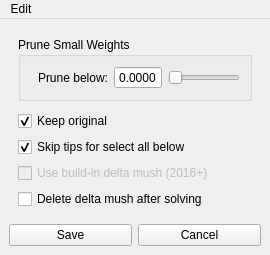
<?xml version="1.0" encoding="UTF-8"?>
<ui version="4.0">
 <class>option_win</class>
 <widget class="QMainWindow" name="option_win">
  <property name="geometry">
   <rect>
    <x>0</x>
    <y>0</y>
    <width>258</width>
    <height>247</height>
   </rect>
  </property>
  <property name="windowTitle">
   <string>MainWindow</string>
  </property>
  <widget class="QWidget" name="centralwidget">
   <layout class="QVBoxLayout" name="verticalLayout_2">
    <item>
     <widget class="QFrame" name="frame">
      <property name="frameShape">
       <enum>QFrame::NoFrame</enum>
      </property>
      <property name="frameShadow">
       <enum>QFrame::Raised</enum>
      </property>
      <layout class="QVBoxLayout" name="verticalLayout">
       <item>
        <widget class="QGroupBox" name="pruneSmallWeights_grp">
         <property name="minimumSize">
          <size>
           <width>0</width>
           <height>0</height>
          </size>
         </property>
         <property name="title">
          <string>Prune Small Weights</string>
         </property>
         <layout class="QHBoxLayout" name="horizontalLayout_3">
          <property name="sizeConstraint">
           <enum>QLayout::SetDefaultConstraint</enum>
          </property>
          <item>
           <spacer name="horizontalSpacer">
            <property name="orientation">
             <enum>Qt::Horizontal</enum>
            </property>
            <property name="sizeType">
             <enum>QSizePolicy::MinimumExpanding</enum>
            </property>
            <property name="sizeHint" stdset="0">
             <size>
              <width>8</width>
              <height>20</height>
             </size>
            </property>
           </spacer>
          </item>
          <item>
           <layout class="QHBoxLayout" name="horizontalLayout">
            <property name="sizeConstraint">
             <enum>QLayout::SetDefaultConstraint</enum>
            </property>
            <item>
             <widget class="QLabel" name="pruneBelow_lbl">
              <property name="minimumSize">
               <size>
                <width>0</width>
                <height>0</height>
               </size>
              </property>
              <property name="text">
               <string>Prune below:</string>
              </property>
             </widget>
            </item>
            <item>
             <widget class="QDoubleSpinBox" name="pruneBelow_spn">
              <property name="minimumSize">
               <size>
                <width>0</width>
                <height>0</height>
               </size>
              </property>
              <property name="wrapping">
               <bool>false</bool>
              </property>
              <property name="frame">
               <bool>true</bool>
              </property>
              <property name="buttonSymbols">
               <enum>QAbstractSpinBox::NoButtons</enum>
              </property>
              <property name="accelerated">
               <bool>false</bool>
              </property>
              <property name="decimals">
               <number>4</number>
              </property>
              <property name="maximum">
               <double>0.100000000000000</double>
              </property>
              <property name="singleStep">
               <double>0.005000000000000</double>
              </property>
              <property name="value">
               <double>0.000000000000000</double>
              </property>
             </widget>
            </item>
            <item>
             <widget class="QSlider" name="pruneBelow_slider">
              <property name="minimumSize">
               <size>
                <width>72</width>
                <height>0</height>
               </size>
              </property>
              <property name="maximum">
               <number>10000</number>
              </property>
              <property name="singleStep">
               <number>1</number>
              </property>
              <property name="pageStep">
               <number>100</number>
              </property>
              <property name="value">
               <number>0</number>
              </property>
              <property name="orientation">
               <enum>Qt::Horizontal</enum>
              </property>
              <property name="invertedAppearance">
               <bool>false</bool>
              </property>
              <property name="invertedControls">
               <bool>false</bool>
              </property>
              <property name="tickPosition">
               <enum>QSlider::NoTicks</enum>
              </property>
             </widget>
            </item>
           </layout>
          </item>
         </layout>
        </widget>
       </item>
       <item>
        <spacer name="verticalSpacer">
         <property name="orientation">
          <enum>Qt::Vertical</enum>
         </property>
         <property name="sizeType">
          <enum>QSizePolicy::MinimumExpanding</enum>
         </property>
         <property name="sizeHint" stdset="0">
          <size>
           <width>20</width>
           <height>4</height>
          </size>
         </property>
        </spacer>
       </item>
       <item>
        <widget class="QCheckBox" name="keepOriginal_chk">
         <property name="text">
          <string>Keep original</string>
         </property>
         <property name="checked">
          <bool>true</bool>
         </property>
        </widget>
       </item>
       <item>
        <widget class="QCheckBox" name="skipTips_chk">
         <property name="text">
          <string>Skip tips for select all below</string>
         </property>
         <property name="checked">
          <bool>true</bool>
         </property>
        </widget>
       </item>
       <item>
        <widget class="QCheckBox" name="useBuildInDeltaMush_chk">
         <property name="enabled">
          <bool>false</bool>
         </property>
         <property name="text">
          <string>Use build-in delta mush (2016+)</string>
         </property>
         <property name="checked">
          <bool>false</bool>
         </property>
        </widget>
       </item>
       <item>
        <widget class="QCheckBox" name="deleteDeltaMush_chk">
         <property name="text">
          <string>Delete delta mush after solving</string>
         </property>
         <property name="checked">
          <bool>false</bool>
         </property>
        </widget>
       </item>
      </layout>
     </widget>
    </item>
    <item>
     <layout class="QHBoxLayout" name="horizontalLayout_2">
      <item>
       <widget class="QPushButton" name="save_btn">
        <property name="text">
         <string>Save</string>
        </property>
       </widget>
      </item>
      <item>
       <widget class="QPushButton" name="cancel_btn">
        <property name="text">
         <string>Cancel</string>
        </property>
       </widget>
      </item>
     </layout>
    </item>
   </layout>
  </widget>
  <widget class="QMenuBar" name="menubar">
   <property name="geometry">
    <rect>
     <x>0</x>
     <y>0</y>
     <width>258</width>
     <height>21</height>
    </rect>
   </property>
   <widget class="QMenu" name="menuEdit">
    <property name="title">
     <string>Edit</string>
    </property>
    <addaction name="actionReset"/>
   </widget>
   <addaction name="menuEdit"/>
  </widget>
  <action name="actionReset">
   <property name="text">
    <string>Reset</string>
   </property>
  </action>
 </widget>
 <resources/>
 <connections/>
</ui>
